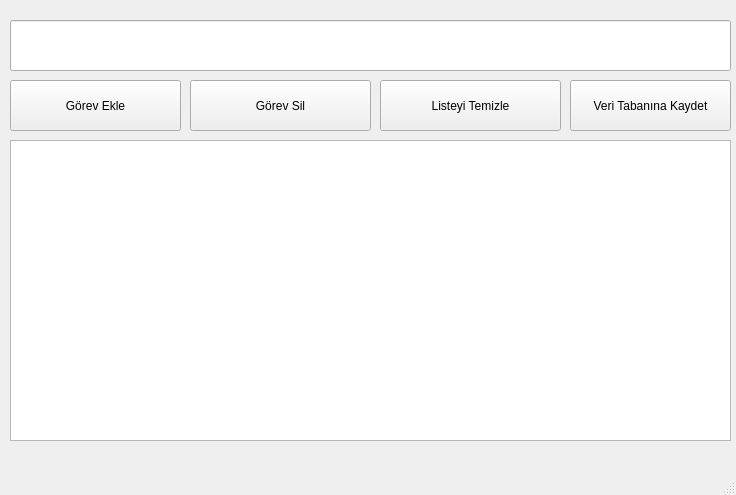
<?xml version="1.0" encoding="UTF-8"?>
<ui version="4.0">
 <class>MainWindow</class>
 <widget class="QMainWindow" name="MainWindow">
  <property name="geometry">
   <rect>
    <x>0</x>
    <y>0</y>
    <width>736</width>
    <height>495</height>
   </rect>
  </property>
  <property name="windowTitle">
   <string>ToDoList</string>
  </property>
  <widget class="QWidget" name="centralwidget">
   <widget class="QLineEdit" name="lineEdit">
    <property name="geometry">
     <rect>
      <x>10</x>
      <y>20</y>
      <width>721</width>
      <height>51</height>
     </rect>
    </property>
   </widget>
   <widget class="QPushButton" name="itemekle_Button">
    <property name="geometry">
     <rect>
      <x>10</x>
      <y>80</y>
      <width>171</width>
      <height>51</height>
     </rect>
    </property>
    <property name="text">
     <string>Görev Ekle</string>
    </property>
   </widget>
   <widget class="QPushButton" name="itemsil_Button">
    <property name="geometry">
     <rect>
      <x>190</x>
      <y>80</y>
      <width>181</width>
      <height>51</height>
     </rect>
    </property>
    <property name="text">
     <string>Görev Sil</string>
    </property>
   </widget>
   <widget class="QPushButton" name="temizle_Button">
    <property name="geometry">
     <rect>
      <x>380</x>
      <y>80</y>
      <width>181</width>
      <height>51</height>
     </rect>
    </property>
    <property name="text">
     <string>Listeyi Temizle</string>
    </property>
   </widget>
   <widget class="QListWidget" name="listWidget">
    <property name="geometry">
     <rect>
      <x>10</x>
      <y>140</y>
      <width>721</width>
      <height>301</height>
     </rect>
    </property>
   </widget>
   <widget class="QPushButton" name="save_db">
    <property name="geometry">
     <rect>
      <x>570</x>
      <y>80</y>
      <width>161</width>
      <height>51</height>
     </rect>
    </property>
    <property name="text">
     <string>Veri Tabanına Kaydet</string>
    </property>
   </widget>
  </widget>
  <widget class="QMenuBar" name="menubar">
   <property name="geometry">
    <rect>
     <x>0</x>
     <y>0</y>
     <width>736</width>
     <height>26</height>
    </rect>
   </property>
  </widget>
  <widget class="QStatusBar" name="statusbar"/>
 </widget>
 <resources/>
 <connections/>
</ui>
